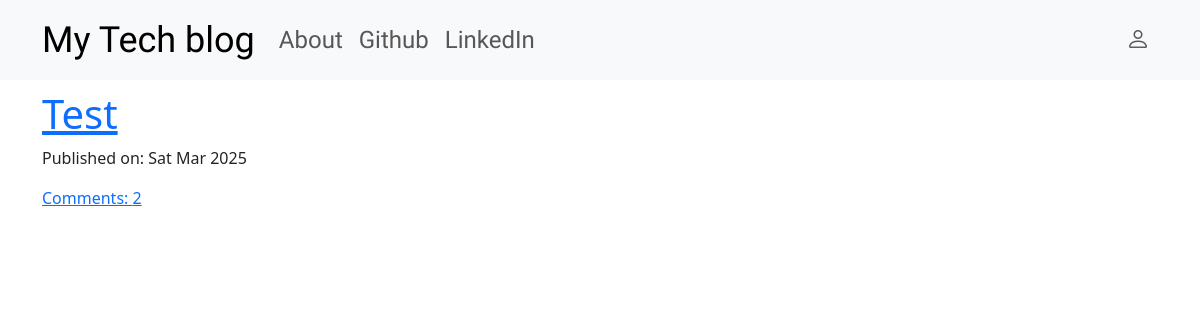
Before: / with the older database file.
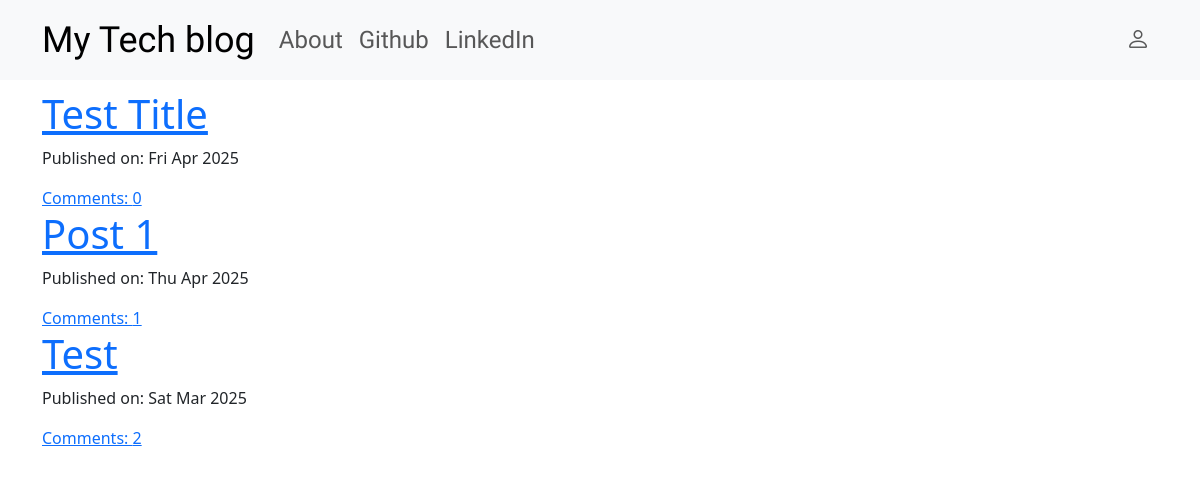
After: the same page with the newer database file.
### blog/models.py (models this page shows, shortened)
class Post(models.Model):
    author = models.ForeignKey('auth.User', on_delete=models.CASCADE)
    title = models.CharField(max_length=200)
    text = models.TextField()
    create_date = models.DateTimeField(default=timezone.now)
    published_date = models.DateTimeField(blank=True, null=True)
    def approve_comments(self):
        return self.comments.filter(approved_comment=True)

### blog/views.py (the view)
# urls.py: path("",views.PostListView.as_view(), name = "post_list"),
class PostListView(ListView):
    model = Post
    def get_queryset(self):
        return Post.objects.filter(published_date__lte=timezone.now()).order_by('-published_date')

### blog/templates/blog/post_list.html
{% extends 'blog/base.html' %}
{% block content %}
<div class="centerstage">
    {% for post in post_list %}
    <div class="post">
        <h1><a href="{% url 'post_detail' pk=post.pk %}">{{post.title}}</a></h1>
        <div class="date">
            <p>Published on: {{post.published_date|date:"D M Y"}}</p>
        </div>
        <a href="{% url 'post_detail' pk=post.pk %}">Comments: {{post.approve_comments.count}}</a>
    </div>
    {% endfor %}
</div>
{% endblock %}

### blog/templates/blog/base.html (shortened to what this page needs)
<!DOCTYPE html>
{% load static %}
<html lang="en">
<head>
    <link href="https://cdn.jsdelivr.net/npm/bootstrap@5.3.3/dist/css/bootstrap.min.css" rel="stylesheet">
    <link rel="stylesheet" href="https://cdn.jsdelivr.net/npm/bootstrap-icons/font/bootstrap-icons.css">
    <link rel="stylesheet" href="//cdn.jsdelivr.net/npm/medium-editor@latest/dist/css/medium-editor.min.css" type="text/css" media="screen" charset="utf-8">
     <link rel="stylesheet" href="{% static 'css/blog.css'%}">
</head>
<body class="loader">
    <nav class="navbar navbar-expand-lg bg-light techfont">
        <div class="container">
          <div class="navbar-nav align-items-center">
            <a class="navbar-brand bigbrand" href="{% url 'post_list' %}">My Tech blog</a>
            <a class="nav-item nav-link" href="{% url 'about' %}">About</a>
            <a class="nav-item nav-link" href="https://www.github.com">Github</a>
            <a class="nav-item nav-link" href="https://www.linkedin.com">LinkedIn</a>
          </div>
          <div class="navbar-nav align-items-center ml-auto">
            {% if user.is_authenticated %}
              <a class="nav-item nav-link" href="{% url 'post_new' %}">New Post</a>
              <a class="nav-item nav-link" href="{% url 'post_draft_list' %}">Drafts</a>
              <form method="post" action="{% url 'logout' %}" class="d-inline">
                {% csrf_token %}
                <button type="submit" class="btn btn-link nav-link" style="border: none; background: none; cursor: pointer;">Log out</button>
            </form>
              <a >Welcome: {{ user.username }}</a>
            {% else %}
            <a class="nav-link ms-auto" href="{% url 'login' %}">
              <i class="bi bi-person"></i>
            </a>
            {% endif %}
          </div>
        </div>
      </nav>
    <div class="content container">
        <div class="row">
            <div class="col-md-8">
              <div class="blog_posts">
                {% block content %}
                {% endblock %}
              </div>
            </div>
        </div>
    </div>
</body>
</html>

### blog/static/css/blog.css (style rules this page uses)
.techfont { font-family: 'Russo One', sans-serif; font-size: 1.5em; margin-bottom: 10px; }
.centerstage { margin-left: auto; margin-right: auto; }
.bigbrand { font-size: 1.5em; }
.loader { filter:hue-rotate(0deg); color: linear-gradient(45deg,#0f8,#08f); animation:hue 5000ms infinite linear; }

Changed rows visible on the page:
added Post: title "Test Title", published_date "Fri Apr 2025", approve_comments.count "0"
added Post: title "Post 1", published_date "Thu Apr 2025", approve_comments.count "1"
